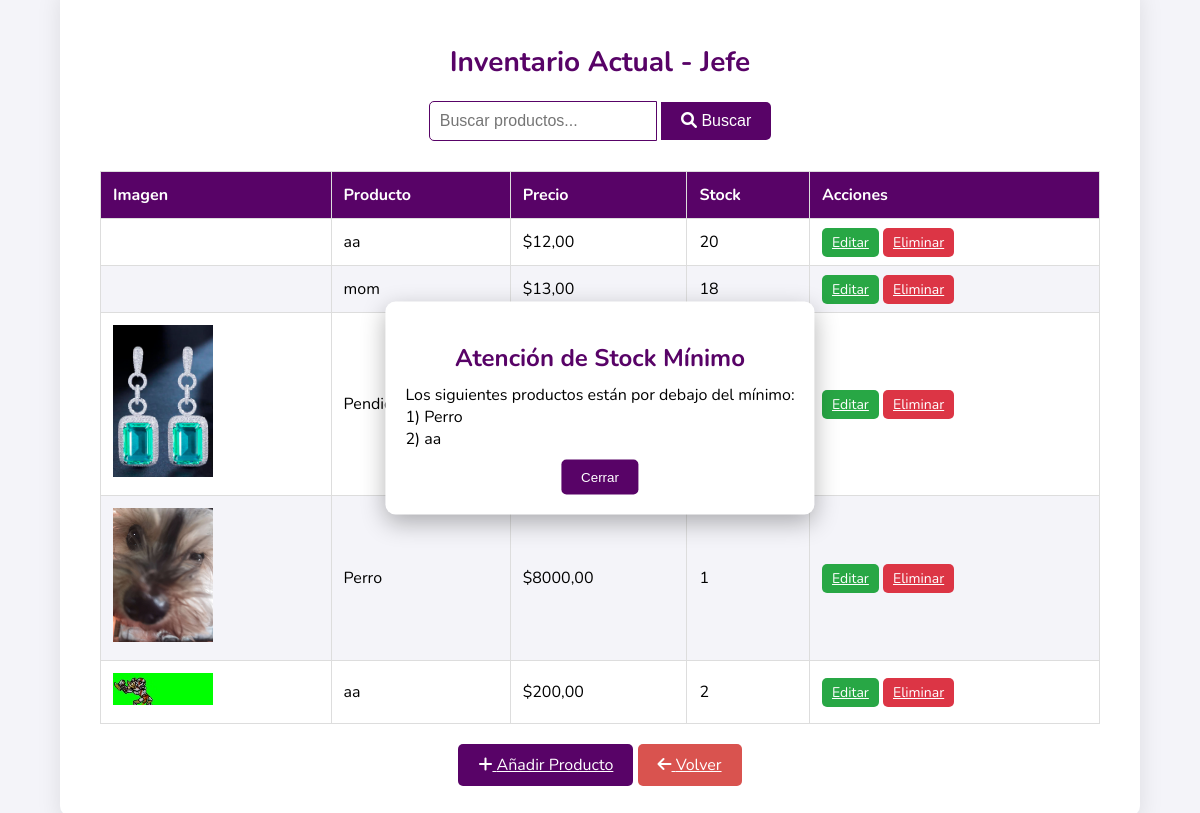
Page /inventario-jefe/ on the committed database.
### gestion/models.py (models this page shows)
class Producto(models.Model):
    nombre = models.CharField(max_length=100)
    precio = models.DecimalField(max_digits=10, decimal_places=2)
    stock = models.IntegerField()
    stock_minimo = models.IntegerField()
    imagen = models.ImageField(upload_to='productos/', null=True, blank=True)  # Campo para la imagen

### gestion/views.py (the view)
# urls.py: path('inventario-jefe/', views.inventario_jefe_view, name='inventario_jefe'),
def inventario_jefe_view(request):
    query = request.GET.get('q', '')  # Obtener el término de búsqueda de la URL
    if query:
        productos = Producto.objects.filter(nombre__icontains=query)  # Filtrar productos por nombre
    else:
        productos = Producto.objects.all()  # Mostrar todos los productos si no hay búsqueda
    return render(request, 'gestion/inventario_jefe.html', {'productos': productos, 'query': query})

### gestion/templates/gestion/inventario_jefe.html (shortened to what this page needs)
<!DOCTYPE html>
<html lang="es">
<head>
    <link rel="stylesheet" href="https://cdnjs.cloudflare.com/ajax/libs/font-awesome/6.0.0-beta3/css/all.min.css">
</head>
<body>
    <div class="inventory-container">
        <h1>Inventario Actual - Jefe</h1>
        <div class="search-bar">
            <form method="get" action="{% url 'inventario_jefe' %}">
                <input type="text" name="q" placeholder="Buscar productos..." value="{{ query }}">
                <button type="submit"><i class="fas fa-search"></i> Buscar</button>
            </form>
        </div>
        <table>
            <thead>
                <tr>
                    <th>Imagen</th>
                    <th>Producto</th>
                    <th>Precio</th>
                    <th>Stock</th>
                    <th>Acciones</th>
                </tr>
            </thead>
            <tbody>
                {% for producto in productos %}
                <tr data-producto="{{ producto.nombre }}" data-precio="{{ producto.precio }}" data-stock="{{ producto.stock }}">
                    <td>
                        {% if producto.imagen %}
                            <img src="{{ producto.imagen.url }}" alt="{{ producto.nombre }}" width="100">
                        {% endif %}
                    </td>
                    <td>{{ producto.nombre }}</td>
                    <td>${{ producto.precio }}</td>
                    <td>{{ producto.stock }}</td>
                    <td>
                        <a href="{% url 'editar_producto' pk=producto.pk %}" class="action-btn edit-btn">Editar</a>
                        <a href="{% url 'eliminar_producto' pk=producto.pk %}" class="action-btn delete-btn">Eliminar</a>
                    </td>
                </tr>
                {% endfor %}
            </tbody>
        </table>
        <a href="{% url 'agregar_producto' %}" class="add-btn"><i class="fas fa-plus"></i> Añadir Producto</a>
        <a href="{% url 'jefe_dashboard' %}" class="back-btn"><i class="fas fa-arrow-left"></i> Volver</a>
    </div>
    <div class="stock-alert" id="stockAlert">
        <h2>Atención de Stock Mínimo</h2>
        <p id="stockAlertMessage"></p>
        <button class="close-stock-btn" onclick="closeStockAlert()">Cerrar</button>
    </div>
</body>
</html>

### gestion/templates/gestion/inventario_jefe.html (style rules this page uses)
body { font-family: 'Nunito', sans-serif; background-color: #f4f4f9; margin: 0; padding: 0; display: flex; justify-content: center; align-items: center; height: 100vh; }
.inventory-container { background-color: #fff; padding: 40px; border-radius: 10px; box-shadow: 0 8px 24px rgba(0, 0, 0, 0.1); width: 1000px; text-align: center; }
.inventory-container h1 { font-size: 28px; color: #580367; margin-bottom: 20px; }
.search-bar { display: flex; justify-content: center; margin-bottom: 30px; }
.search-bar input { padding: 10px; font-size: 16px; width: 60%; border: 1px solid #580367; border-radius: 5px 0 0 5px; outline: none; }
.search-bar button { padding: 10px 20px; font-size: 16px; background-color: #580367; color: white; border: none; border-radius: 0 5px 5px 0; cursor: pointer; transition: background-color 0.3s; }
table { width: 100%; border-collapse: collapse; margin-bottom: 30px; }
table, th, td { border: 1px solid #ddd; }
th, td { padding: 12px; text-align: left; }
th { background-color: #580367; color: white; }
tr:nth-child(even) { background-color: #f4f4f9; }
.action-btn { padding: 5px 10px; border: none; border-radius: 5px; cursor: pointer; color: white; font-size: 14px; transition: background-color 0.3s; }
.edit-btn { background-color: #28a745; }
.delete-btn { background-color: #dc3545; }
.add-btn, .back-btn { padding: 10px 20px; background-color: #580367; color: white; border: none; border-radius: 5px; cursor: pointer; transition: background-color 0.3s; }
.back-btn { background-color: #d9534f; }
.stock-alert { display: none; position: fixed; top: 50%; left: 50%; transform: translate(-50%, -50%); background-color: #fff; padding: 20px; border-radius: 10px; box-shadow: 0 8px 24px rgba(0, 0, 0, 0.3); text-align: center; z-index: 1000; }
.stock-alert h2 { font-size: 24px; color: #580367; margin-bottom: 10px; }
.close-stock-btn { padding: 10px 20px; background-color: #580367; color: white; border: none; border-radius: 5px; cursor: pointer; margin-top: 10px; }
.stock-alert p { margin: 0; padding: 0; text-align: left; }

### rows in the picture
Producto: nombre "aa", precio "12,00", stock "20"
Producto: nombre "mom", precio "13,00", stock "18"
Producto: imagen (picture), nombre "Pendiente"
Producto: imagen (picture), nombre "Perro", precio "8000,00", stock "1"
Producto: imagen (picture), nombre "aa", precio "200,00", stock "2"
